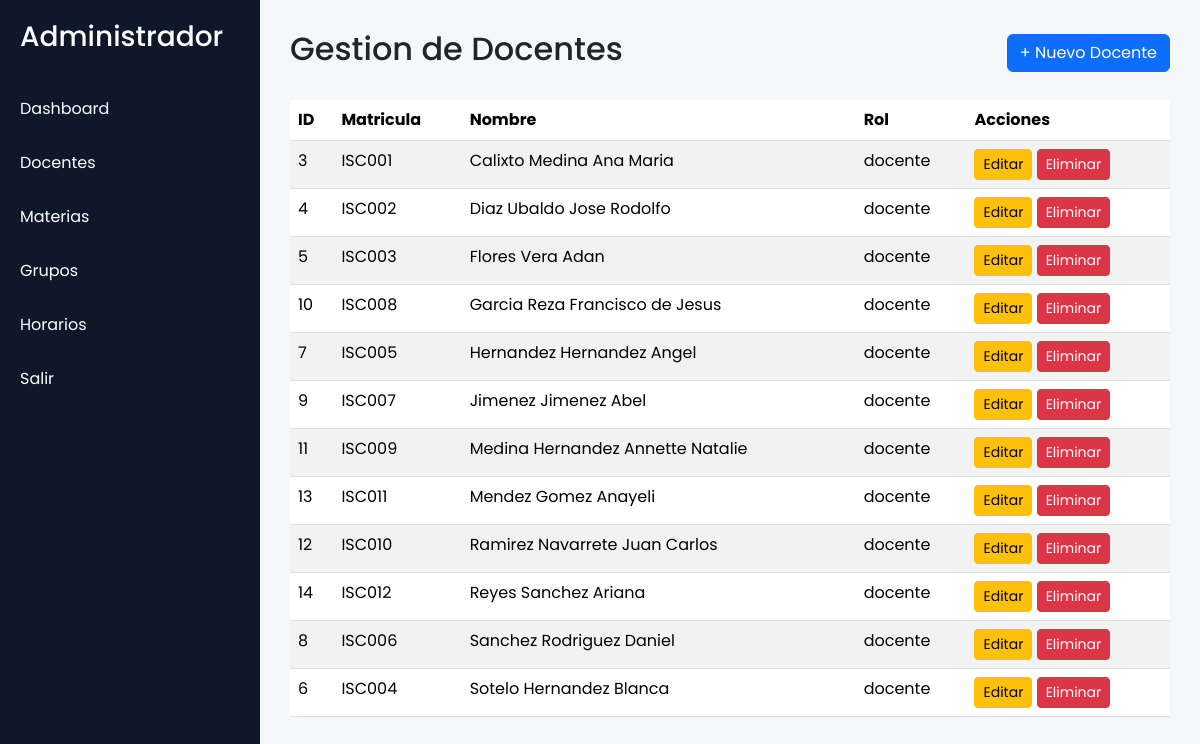
Page /admin/docentes.php (signed in) on the committed database.
### tables this page shows
CREATE TABLE IF NOT EXISTS `usuarios` (
`id` int(11) NOT NULL,
  `matricula` varchar(20) DEFAULT NULL,
  `nombre` varchar(150) DEFAULT NULL,
  `password` varchar(255) DEFAULT NULL,
  `rol` enum('admin','docente') DEFAULT NULL,
  `color` varchar(20) DEFAULT NULL
);

### admin/docentes.php (the view, shortened to what this page needs)
<?php
require_once("../config/conexion.php");
$sql = "
SELECT
u.id,
u.matricula,
u.nombre,
u.rol
FROM usuarios u
WHERE u.rol='docente'
ORDER BY u.nombre
";
$stmt = $conexion->prepare($sql);
$stmt->execute();
$docentes = $stmt->fetchAll(PDO::FETCH_ASSOC);
?>
<!DOCTYPE html>
<html lang="es">
<head>
<link href="https://cdn.jsdelivr.net/npm/bootstrap@5.3.3/dist/css/bootstrap.min.css" rel="stylesheet">
<link rel="stylesheet" href="../assets/css/style.css">
</head>
<body>
<div class="d-flex">
<div class="sidebar">
<h3>Administrador</h3>
<a href="dashboard.php">Dashboard</a>
<a href="docentes.php">Docentes</a>
<a href="#">Materias</a>
<a href="#">Grupos</a>
<a href="#">Horarios</a>
<a href="../login/logout.php">Salir</a>
</div>
<div class="main-content">
<div class="d-flex justify-content-between align-items-center mb-4">
<h2>Gestion de Docentes</h2>
<a
href="nuevo_docente.php"
class="btn btn-primary">
+ Nuevo Docente
</a>
</div>
<table class="table table-striped table-hover">
<thead>
<tr>
<th>ID</th>
<th>Matricula</th>
<th>Nombre</th>
<th>Rol</th>
<th>Acciones</th>
</tr>
</thead>
<tbody>
<?php foreach($docentes as $d){ ?>
<tr>
<td><?= $d['id'] ?></td>
<td><?= $d['matricula'] ?></td>
<td><?= $d['nombre'] ?></td>
<td><?= $d['rol'] ?></td>
<td>
<a
href="editar_docente.php?id=<?= $d['id'] ?>"
class="btn btn-warning btn-sm">
Editar
</a>
<a
href="eliminar_docente.php?id=<?= $d['id'] ?>"
class="btn btn-danger btn-sm"
onclick="return confirm('¿Eliminar docente?')">
Eliminar
</a>
</td>
</tr>
<?php } ?>
</tbody>
</table>
</div>
</div>
</body>
</html>

### assets/css/style.css (style rules this page uses)
* { margin:0; padding:0; box-sizing:border-box; font-family:'Poppins',sans-serif; }
body { background:#f5f7fb; }
.sidebar { width:260px; min-height:100vh; background:#0f172a; color:white; }
.sidebar h3 { padding:20px; }
.sidebar a { display:block; color:white; text-decoration:none; padding:15px 20px; }
.main-content { flex:1; padding:30px; }

### rows in the picture
usuarios: id "3", matricula "ISC001", nombre "Calixto Medina Ana Maria", rol "docente"
usuarios: id "4", matricula "ISC002", nombre "Diaz Ubaldo Jose Rodolfo", rol "docente"
usuarios: id "5", matricula "ISC003", nombre "Flores Vera Adan", rol "docente"
usuarios: id "10", matricula "ISC008", nombre "Garcia Reza Francisco de Jesus", rol "docente"
usuarios: id "7", matricula "ISC005", nombre "Hernandez Hernandez Angel", rol "docente"
usuarios: id "9", matricula "ISC007", nombre "Jimenez Jimenez Abel", rol "docente"
usuarios: id "11", matricula "ISC009", nombre "Medina Hernandez Annette Natalie", rol "docente"
usuarios: id "13", matricula "ISC011", nombre "Mendez Gomez Anayeli", rol "docente"
usuarios: id "12", matricula "ISC010", nombre "Ramirez Navarrete Juan Carlos", rol "docente"
usuarios: id "14", matricula "ISC012", nombre "Reyes Sanchez Ariana", rol "docente"
usuarios: id "8", matricula "ISC006", nombre "Sanchez Rodriguez Daniel", rol "docente"
usuarios: id "6", matricula "ISC004", nombre "Sotelo Hernandez Blanca", rol "docente"
